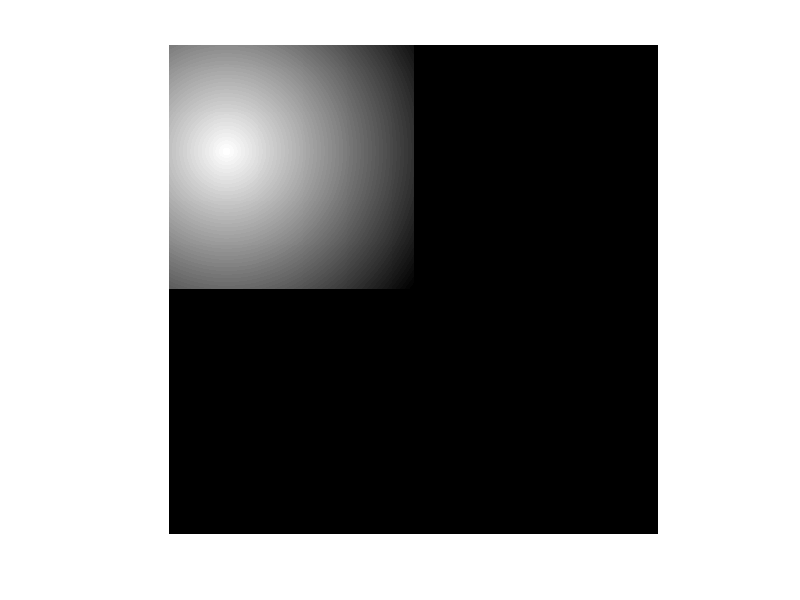

This figure's MATLAB source: (Note: this script raises an error after producing the figure.)
clc; clear all; close all;
% set up a 1000x1000 arena/maze
arena = zeros(500,500);
% set up the walls of the arena
arena(1,:) = 1000;
arena(500,:) = 1000;
arena(:,1) = 1000;
arena(:,500) = 1000;

mapView = zeros(size(arena,1),size(arena,2),3); % Creating an RGB display!
%mapView(:) = 255; % Create the whole view as white
pathTaken = zeros(size(arena,1),size(arena,2),3);
pathTaken(:) = 255;
pathTaken(:,:,1) = 0;

completionTime = zeros(1,10);
completionTime(:) = 100;
global reset
reset = 0;

for i=1:3 % Walls
    mapView(1,:,i) = 255;
    mapView(500,:,i) = 255;
    mapView(:,1,i) = 255;
    mapView(:,500,i) = 255;
end

% goal destination
food(1:20,1:20) = 1000;
% put our food into our arena -- for now, it's hard coded to upper left of
% the arena
row = 100;
col = 50;
arena(row:row+19,col:col+19) = food;
global foodCoord;
foodCoord = [row+9 col+9];
disp(['Food is located at (' num2str(foodCoord(1,1)) ',' num2str(foodCoord(1,2)) ')'])

% odor matrix -- each element denotes the strength
odor = zeros(size(arena));
% Compute distance from each element to our food source
disp('Creating odor gradient. Please wait...')
% for r=1:size(odor,1)
%     for c=1:size(odor,2)
%         odor(r,c) = pdist([foodCoord(1,1),foodCoord(1,2);r,c],'euclidean');
%     end
% end
for r=1:250
    for c=1:250
        odor(r,c) = pdist([foodCoord(1,1),foodCoord(1,2);r,c],'euclidean');
    end
end

% odor = abs(odor-max(odor(:))); % Flipping so that highest values are near the food source

% Display odor gradient
odor_opposite = zeros(size(odor));
odor_opposite(1:250,1:250) = abs(odor(1:250,1:250)-max(odor(:)));% Convert to match arena -- JUST FOR VISUALIZATION NOT CALCULATION
figure(3);
imshow(mat2gray(odor_opposite))
% imshow(mat2gray(odor));

% put our mouse into the arena
% mouse = imread('dirty_mouse_sm.png');
mouse = ones(20,20); 
global mouseCoord;
% mouseCoord = [410 380]; % hard coded to lower right
mouseCoord = [410 200]; 
global mouseDim;
mouseDim = [size(mouse,1) size(mouse,2)];
arena(mouseCoord(1,1):mouseCoord(1,1)+19,mouseCoord(1,2):mouseCoord(1,2)+19) = mouse;

% Display arena
% figure(1)
% imshow(arena);

% Put in the cheese into our RGB image
cheese = im2double(imread('cheese.png'));
for i=1:3
    mapView(foodCoord(1,1):foodCoord(1,1)+size(cheese,1)-1,foodCoord(1,2):foodCoord(1,2)+size(cheese,2)-1,i) = cheese(:,:,i);
end
mapWOMouse = mapView;

% Put the mouse into our RGB image
mouse2 = im2double(imread('dirty_mouse_sm.png'));
for i=1:3
    mapView(mouseCoord(1,1):mouseCoord(1,1)+size(mouse2,1)-1,mouseCoord(1,2):mouseCoord(1,2)+size(mouse2,2)-1,i) = mouse2(:,:,i);
end

% Display our maze
figure(1)
imshow(mapView);
global rewardReached;
rewardReached = 0;

% Initialize a weight matrix -- randomly from a uniform distribution
W = rand([size(arena,1) size(arena,2)]);

time = 0;
global completed;
completed = 0;
% RUN CODE
while(completed~=20)
%     if(completed == 0)
%         mouseCoord = [410 200]; 
%     elseif(completed==1)
%         mouseCoord = [410 380];
%     elseif(completed==2)
%         mouseCoord = [120 380];
%     end

    % Reset variables
    mouseCoord = [410 200]; % temp variable -- remove later
    time = 0;
    rewardReached = 0;
    
    arena = zeros(500,500);
    food(1:20,1:20) = 1000;
    row = 100;
    col = 50;
    arena(row:row+19,col:col+19) = food;
    
    while(rewardReached~=1)
        time = time+1;
        arena(mouseCoord(1,1):mouseCoord(1,1)+19,mouseCoord(1,2):mouseCoord(1,2)+19) = 0; % Ignore the mouse when we use arena matrix
        % Compute and show our sensory inputs
        [VisualInput, OlfactoryInput] = SensoryInputs(mouseCoord, arena, odor);

        if(reset == 1)
            rewardReached = 1;
            time = 100;
            reset = 0;
        else
            % Pass our inputs into EC/Place cell model
            MotorInput = PlaceCells(VisualInput,OlfactoryInput,W);

            % Pass our place cells and map it to Motor Neurons
            MotorOutput = MotorNeurons(MotorInput,W);

            if(MotorOutput==0)
                disp('error')
            end
           
            % Update the path taken image
            pathTaken(mouseCoord(1,1)-5:mouseCoord(1,1)+5,mouseCoord(1,2)-5:mouseCoord(1,2)+5,1) = pathTaken(mouseCoord(1,1),mouseCoord(1,2),1)+50;
            %pathTaken(mouseCoord(1,1)-5:mouseCoord(1,1)+5,mouseCoord(1,2)-5:mouseCoord(1,2)+5,3) = pathTaken(mouseCoord(1,1),mouseCoord(1,2),2)-20;

            % Uncomment to show paths taken by the mouse
            % figure(4);
            % imshow(rgb2hsv(pathTaken));

            pause(1);
            % Update our arena
            arena(mouseCoord(1,1):mouseCoord(1,1)+19,mouseCoord(1,2):mouseCoord(1,2)+19) = mouse;

            % Update our RGB image
            mapView = mapWOMouse;
            for i=1:3
                mapView(mouseCoord(1,1):mouseCoord(1,1)+size(mouse2,1)-1,mouseCoord(1,2):mouseCoord(1,2)+size(mouse2,2)-1,i) = mouse2(:,:,i);
            end

            figure(1);
            %imshow(arena);
            imshow(mapView);
            
        end
        
    end
    completionTime(1,completed+1) = time;
    fprintf('Time it took to complete=%d \n',time)
end
disp('Finished!')

